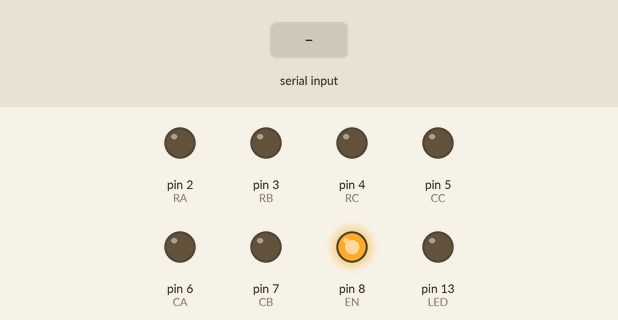
Simulated run of this sketch. Board: Arduino Uno, built with avr-gcc and run on an emulated ATmega328P. Shown: output pins drawn as LEDs (lit = HIGH). Dashed ring = blinking. The test bench sets the inputs (shaded band). What the sketch prints to the serial monitor is not drawn.

Above: at 1.3 s.
1.4 s: ":\n" received over Serial
At 2.0 s:
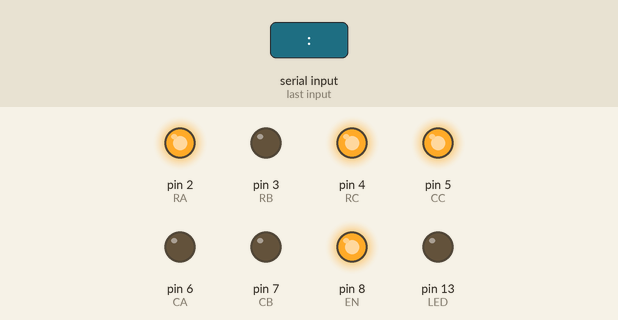
3.2 s: byte 32 (' ') received over Serial
At 4.2 s:
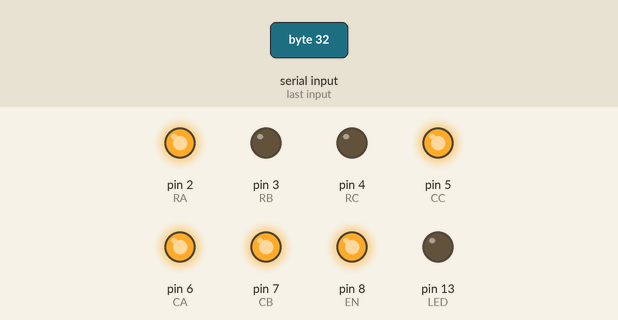
4.8 s: byte 127 (127) received over Serial
At 5.4 s:
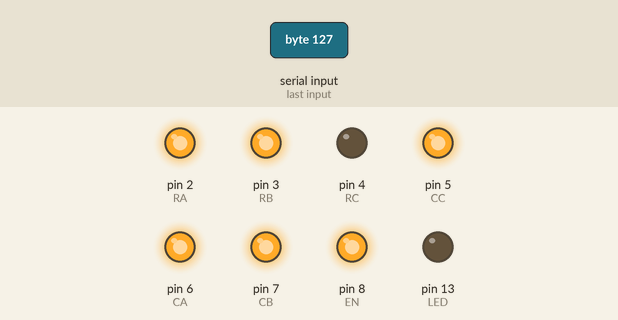
6.4 s: byte 34 ('"') received over Serial
At 7.9 s:
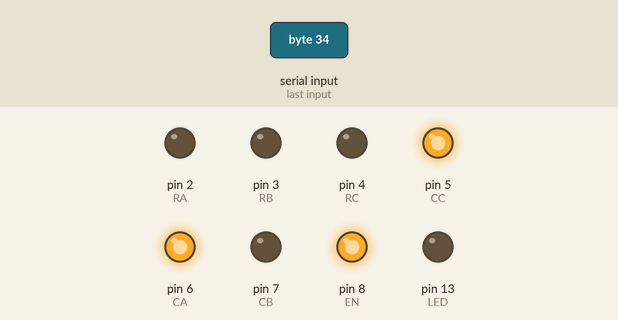
8.3 s: byte 63 ('?') received over Serial
At 8.48 s:
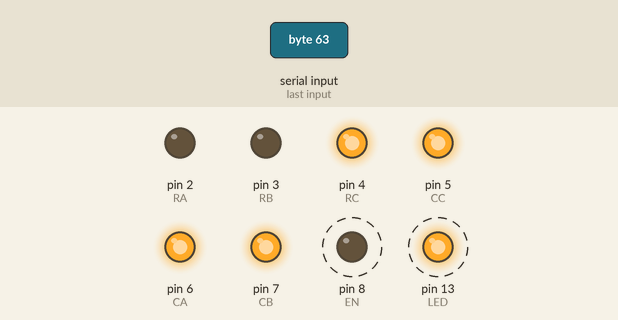
10.0 s: byte 43 ('+') received over Serial
At 10.18 s:
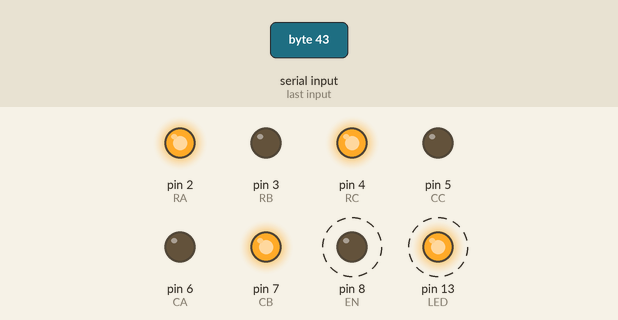
Timing chart, 0 to 12.7 s (numbered marks = the images above; inputs shaded):
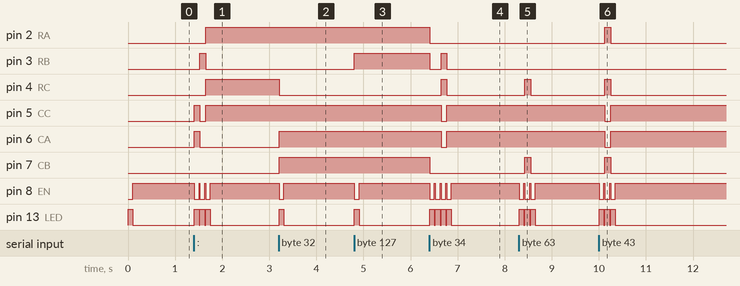

The sketch:

keymash.ino
```cpp
// The control lines for the first mux
int RA = 2;
int RB = 3;
int RC = 4;
// and the other one
// Notice these are flipped, for cosmetic reasons on the hardware.
// I wanted the colors to line up nicely :)
int CC = 5;
int CB = 7;
int CA = 6;
// and that one control line
int EN = 8;
// Okay, and the LED too
int LED = 13;

// here are some function prototypes
void touch(int row, int col);
void mash();
void printc(char c);
void setCaps(boolean on);

/////////////////////
// Keymap
////////////////////

typedef struct{
  char c;
  int row;
  int col;
}Letter;

Letter let[64];

// The status of the caps lock key
boolean caps = false;


///////////////////
// The actual logic
///////////////////

void setup(){
  /// keymap
  let[0] = (Letter) {'k', 0, 0}; //
  //let[1] = (Letter) {'y', 0, 1}; // END OF LINE
  let[2] = (Letter) {'7', 0, 2};
  //let[3] = (Letter) {'', 0, 3}; // ?????????????
  let[4] = (Letter) {'u', 0, 4}; //
  let[5] = (Letter) {'~', 0, 5}; // CAPS LOCK
  //let[6] = (Letter) {'', 0, 6}; // BEEP
  //let[7] = (Letter) {'$', 0, 7}; // SHIFT

  let[8] = (Letter) {'m', 1, 0}; //
  let[9] = (Letter) {'r', 1, 1}; //
  let[10] = (Letter) {'-', 1, 2}; //
  let[11] = (Letter) {'v', 1, 3}; //
  let[12] = (Letter) {'½', 1, 4}; //
  let[13] = (Letter) {'f', 1, 5}; //
  let[14] = (Letter) {'4', 1, 6}; //
  let[15] = (Letter) {' ', 1, 7}; // SPACE

  let[16] = (Letter) {';', 2, 0}; //
  let[17] = (Letter) {'w', 2, 1}; //
  let[18] = (Letter) {'9', 2, 2}; //
  let[19] = (Letter) {'x', 2, 3}; //
  let[20] = (Letter) {'o', 2, 4}; //
  let[21] = (Letter) {'s', 2, 5}; //
  let[22] = (Letter) {'2', 2, 6}; //
  //let[23] = (Letter) {'', 2, 7}; //?????

  let[24] = (Letter) {'.', 3, 0}; //
  let[25] = (Letter) {'y', 3, 1}; //
 // let[26] = (Letter) {' ', 3, 2}; // BACKSPACE
  let[27] = (Letter) {'n', 3, 3}; //
  let[28] = (Letter) {'j', 3, 4}; //
  let[29] = (Letter) {'h', 3, 5}; //
  let[30] = (Letter) {'6', 3, 6}; //
  //let[31] = (Letter) {' ', 3, 7}; // ERASE A CHAR

  let[32] = (Letter) {'l', 4, 0}; //
  let[33] = (Letter) {'q', 4, 1}; //
  let[34] = (Letter) {'8', 4, 2}; //
  let[35] = (Letter) {'z', 4, 3}; //
  let[36] = (Letter) {'i', 4, 4}; //
  let[37] = (Letter) {'a', 4, 5}; //
  let[38] = (Letter) {'1', 4, 6}; //
  let[39] = (Letter) {'/', 4, 7}; //

  let[40] = (Letter) {',', 5, 0}; //
  let[41] = (Letter) {'t', 5, 1}; //
  let[42] = (Letter) {'=', 5, 2}; //
  let[43] = (Letter) {'b', 5, 3}; //
  let[44] = (Letter) {'|', 5, 4}; // LINE RETURN \n
  let[45] = (Letter) {'g', 5, 5}; //
  let[46] = (Letter) {'5', 5, 6}; //
  //let[47] = (Letter) {'', 5, 7}; // WORDERASE

  let[48] = (Letter) {'\'', 6, 0}; //
  let[49] = (Letter) {'e', 6, 1}; //
  let[50] = (Letter) {'0', 6, 2}; //
  let[51] = (Letter) {'c', 6, 3}; //
  let[52] = (Letter) {'p', 6, 4}; //
  let[53] = (Letter) {'d', 6, 5}; //
  let[54] = (Letter) {'3', 6, 6}; //
  //let[55] = (Letter) {'$', 6, 7}; // BEEP


 // Turn the LED on to show that setup is happening
 pinMode(LED, OUTPUT);
 digitalWrite(LED, LOW);
 // Setup the serial port to echo row/col as we mash
 // (get some serial up in here, up in here)
 Serial.begin(1200);
 // and pull the enable pin high
 // to inhibit connections
 pinMode(EN, OUTPUT);
 digitalWrite(EN, HIGH);
 // Set the pins above up to be outputs
 // in order to control the muxes
 pinMode(RA, OUTPUT);
 pinMode(RB, OUTPUT);
 pinMode(RC, OUTPUT);
 pinMode(CA, OUTPUT);
 pinMode(CB, OUTPUT);
 pinMode(CC, OUTPUT);
 // turn the LED off to signal that everything's good.
 digitalWrite(LED, LOW);
 touch(0,0);

 Serial.println("System ready.\n");


}

void loop(){
  //mash();
  char c;
  while(!Serial.available()){
  }
  c = Serial.read();
  printc(c);
}

void printc(char c){
    switch(c){
      // Let's make a special case for space so it's quick
      case ' ':
        Serial.print(c);
        touch(1, 7);
        break;
      // 10 and 13 are carriage return
      case 10:
        Serial.print(c);
        touch(5, 4);
        break;
      case 13:
        Serial.print(c);
        touch(5, 4);
        break;
      // 127 is delete.
      case 127:
        Serial.print(c);
        touch(3, 7);
        break;
      case ':':
        setCaps(true);
        touch(2, 0);
        break;
      case '"':
        printc('~');
        printc('\'');
        printc('~');
        break;
      case '?':
        printc('~');
        printc('/');
        printc('~');
        break;
      case '+':
        printc('~');
        printc('=');
        printc('~');
        break;
      case '_':
        printc('~');
        printc('-');
        printc('~');
        break;
      case ')':
        printc('~');
        printc('0');
        printc('~');
        break;
      case '(':
        printc('~');
        printc('9');
        printc('~');
        break;
      case '*':
        printc('~');
        printc('8');
        printc('~');
        break;
      case '&':
        printc('~');
        printc('7');
        printc('~');
        break;
      case '^':
        printc('~');
        printc('6');
        printc('~');
        break;
      case '%':
        printc('~');
        printc('5');
        printc('~');
        break;
      case '$':
        printc('~');
        printc('4');
        printc('~');
        break;
      case '#':
        setCaps(true);
        touch(6, 6);
        break;
      case '@':
        printc('~');
        printc('2');
        printc('~');
        break;
      case '!':
        printc('~');
        printc('1');
        printc('~');
        break;
      default:
        // If the char is a capital letter,
        // set the caps lock and remember that we did that
        if(c>64 && c<91){
          setCaps(true);
          c = c + 32;
        // If the character is NOT a capital, make sure caps isn't set
        } else {
          // If caps happens to be set, un-set it.
          setCaps(false);
        }
        int i;
        for(i=0; i < 64; i++){
          if(let[i].c == c){
            touch(let[i].row, let[i].col);
            Serial.print(c);
            break;
          }
        }
     }
}

void setCaps(boolean on){
   if(on && !caps){
      touch(0, 5);
      caps = true;
      Serial.print("--CON--");
   }
   else if(!on && caps){
      touch(0, 5);
      caps = false;
      Serial.print("--COFF--");
   }
}

void touch(int row, int col){

  // Use a bitmask to check the "ones" bit
  // and then write it to the mux
  int w = row & B001;
  digitalWrite(RA, w);
 // Serial.print(w);
  // Do the same for the "twos" bit and then shift it over
  // to the "ones" position so it's a binary 1
  w = (row & B010) >> 1;
  digitalWrite(RB, w);
 // Serial.print(w);
  // And again for the "fours" bit, remembering to shift it over
  w = (row & B100) >> 2;
  digitalWrite(RC, w);
 // Serial.print(w);
  //Serial.print("  ");
  // Same as the above block but for the other mux
  // so go read it there.
  w = col & B001;
  digitalWrite(CA, w);
 // Serial.print(w);
  w = (col & B010) >> 1;
  digitalWrite(CB, w);
//  Serial.print(w);
  w = (col & B100) >> 2;
  digitalWrite(CC, w);
//  Serial.print(w);
  //Serial.print("\n");

  // Pull the enable pin low to make the connection
  // Also, flash the LED for good measure to show that
  // a keypress is being sent
  digitalWrite(LED, HIGH);
  digitalWrite(EN, LOW);
  // press it for 100 ms
  delay(100);
  // Pull the EN high again to "release" the key.
  // and turn the LED off because we're donezo
  digitalWrite(EN, HIGH);
  digitalWrite(LED, LOW);

  delay(20); // unpress for 20ms
}

void mash(){
 // This loops through every combo of keypresses
 // and presses them, "mashing" on the keyboard
 // It doesn't step through the loop until you
 // send a character over serial as a trigger.
 int r;
 int c;
 for(r = 0; r < 8; r++){
  for(c = 0; c < 8; c++){
    // here's where we wait for serial data

    while(!Serial.available()){
    }
    Serial.read();
    // And now we actually make the connection
    // and print a little verification
    touch(r, c);
    Serial.print("r ");
    Serial.print(r);
    Serial.print("   c ");
    Serial.print(c);
    Serial.print("\n");
    // Wait a bit so you don't send too many presses
    delay(10);
  }
 }

}
```

Measured:
- after the input at 1.4 s, pin 2 (RA): LOW → HIGH after 0.25 s; pin 3 (RB): LOW → HIGH after 0.13 s, → LOW 0.12 s later
- after the input at 3.2 s, pin 4 (RC): HIGH → LOW at once; pin 6 (CA), pin 7 (CB): LOW → HIGH at once; pin 8 (EN): HIGH → LOW at once, → HIGH 0.10 s later; pin 13 (LED): LOW → HIGH at once, → LOW 0.10 s later
- after the input at 4.8 s, pin 3 (RB): LOW → HIGH at once; pin 8 (EN): HIGH → LOW at once, → HIGH 0.10 s later; pin 13 (LED): LOW → HIGH at once, → LOW 0.10 s later
- after the input at 6.4 s, pin 2 (RA): HIGH → LOW at once; pin 3 (RB): HIGH → LOW at once, → HIGH 0.24 s later, → LOW 0.12 s later
- after the input at 8.3 s, pin 4 (RC), pin 7 (CB): LOW → HIGH after 0.13 s, → LOW 0.12 s later; pin 8 (EN): alternates HIGH for 0.02 s and LOW for 0.10 s, 6 changes in all, then stays HIGH, starting at once; pin 13 (LED): alternates HIGH for 0.10 s and LOW for 0.02 s, 6 changes in all, then stays LOW, starting at once
- after the input at 10.0 s, pin 2 (RA), pin 4 (RC): LOW → HIGH after 0.13 s, → LOW 0.12 s later
